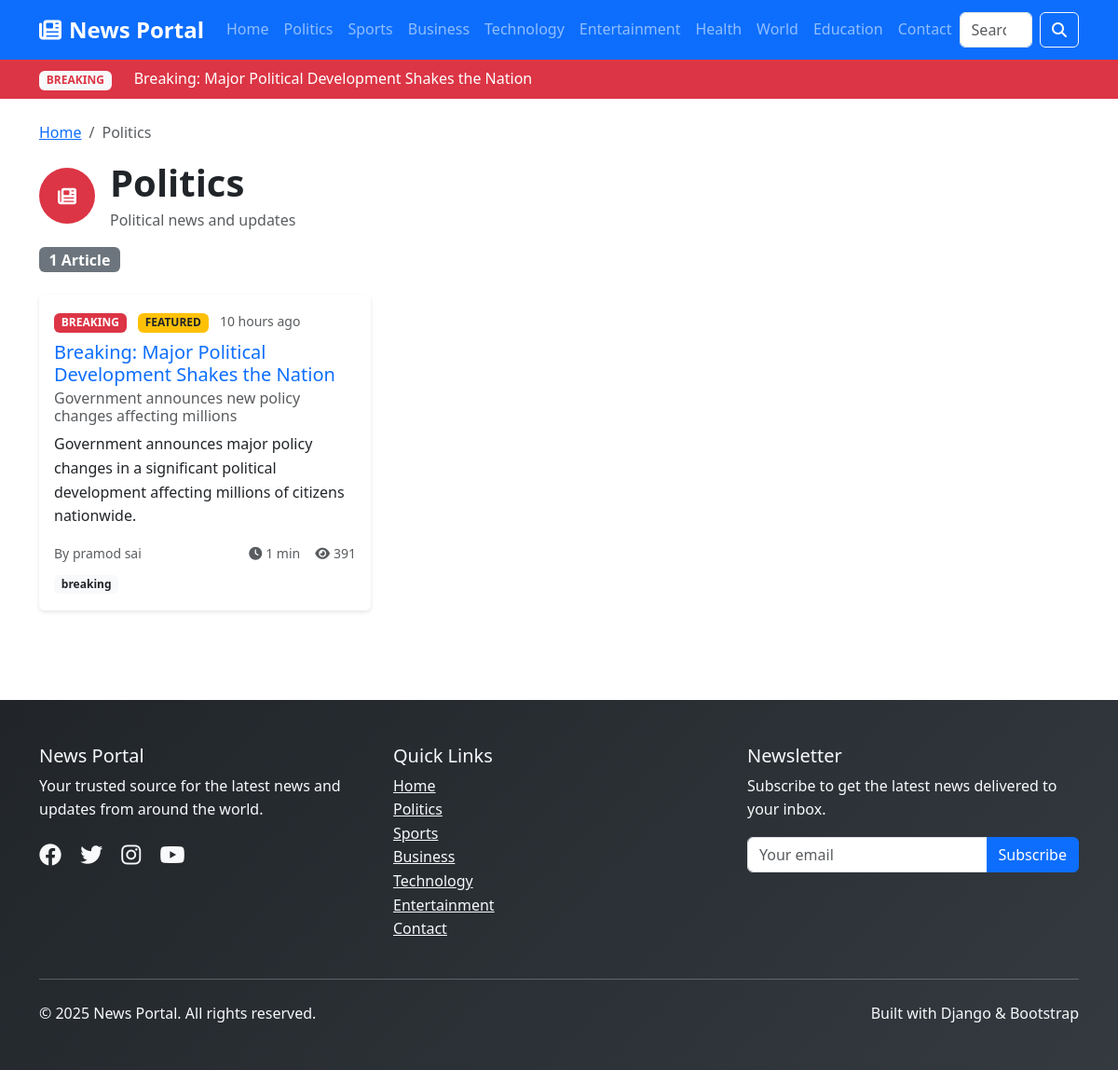
Page /category/politics/ on the committed database.
### news/models.py (models this page shows, shortened)
class Category(models.Model):
    name = models.CharField(max_length=100, unique=True)
    slug = models.SlugField(max_length=100, unique=True, blank=True)
    description = models.TextField(blank=True)
    color = models.CharField(max_length=7, default='#007bff', help_text='Hex color code')
    is_active = models.BooleanField(default=True)
    created_at = models.DateTimeField(auto_now_add=True)
    updated_at = models.DateTimeField(auto_now=True)
    class Meta:
        verbose_name_plural = "Categories"
        ordering = ['name']
    def get_absolute_url(self):
        return reverse('news:category_detail', kwargs={'slug': self.slug})

class Article(models.Model):
    STATUS_CHOICES = [
        ('draft', 'Draft'),
        ('published', 'Published'),
        ('archived', 'Archived'),
    ]
    title = models.CharField(max_length=200)
    slug = models.SlugField(max_length=200, unique=True, blank=True)
    subtitle = models.CharField(max_length=300, blank=True, help_text='Optional subtitle')
    content = RichTextUploadingField()
    excerpt = models.TextField(max_length=500, blank=True, help_text='Brief summary of the article')
    author = models.ForeignKey(Author, on_delete=models.CASCADE, related_name='articles')
    category = models.ForeignKey(Category, on_delete=models.CASCADE, related_name='articles')
    tags = TaggableManager(blank=True)
    featured_image = models.ImageField(upload_to=get_upload_path, blank=True, null=True)
    featured_image_alt = models.CharField(max_length=200, blank=True, help_text='Alt text for featured image')
    featured_image_thumbnail = models.ImageField(upload_to='thumbnails/', blank=True, null=True, editable=False)
    status = models.CharField(max_length=10, choices=STATUS_CHOICES, default='draft')
    is_featured = models.BooleanField(default=False, help_text='Show on homepage as featured')
    is_breaking = models.BooleanField(default=False, help_text='Mark as breaking news')
    meta_description = models.CharField(max_length=160, blank=True, help_text='SEO meta description')
    meta_keywords = models.CharField(max_length=200, blank=True, help_text='SEO keywords, comma separated')
    created_at = models.DateTimeField(auto_now_add=True)
    updated_at = models.DateTimeField(auto_now=True)
    published_at = models.DateTimeField(blank=True, null=True)
    views_count = models.PositiveIntegerField(default=0)
    class Meta:
        ordering = ['-published_at', '-created_at']
        indexes = [
            models.Index(fields=['status', 'published_at']),
            models.Index(fields=['category', 'status']),
            models.Index(fields=['is_featured', 'status']),
        ]
    def get_absolute_url(self):
        return reverse('news:article_detail', kwargs={'slug': self.slug})
    def get_reading_time(self):
        word_count = len(self.content.split())
        reading_time = word_count / 200  # Average reading speed
        return max(1, round(reading_time))

class Author(models.Model):
    user = models.OneToOneField(User, on_delete=models.CASCADE)
    bio = models.TextField(max_length=500, blank=True)
    profile_image = models.ImageField(upload_to=get_upload_path, blank=True, null=True)
    social_twitter = models.URLField(blank=True)
    social_facebook = models.URLField(blank=True)
    social_linkedin = models.URLField(blank=True)
    is_active = models.BooleanField(default=True)
    created_at = models.DateTimeField(auto_now_add=True)
    def get_full_name(self):
        return f"{self.user.first_name} {self.user.last_name}".strip() or self.user.username

### news/views.py (the view)
# urls.py: path('category/<slug:slug>/', views.CategoryDetailView.as_view(), name='category_detail'),
class CategoryDetailView(ListView):
    model = Article
    template_name = 'news/category_detail.html'
    context_object_name = 'articles'
    paginate_by = 12
    def get_queryset(self):
        self.category = get_object_or_404(Category, slug=self.kwargs['slug'])
        return Article.objects.filter(
            category=self.category,
            status='published',
            published_at__lte=timezone.now()
        ).select_related('author__user', 'category')
    def get_context_data(self, **kwargs):
        context = super().get_context_data(**kwargs)
        context['category'] = self.category
        return context

### news/context_processors.py (called while the page is built)
def global_context(request):
    cache_key = 'global_context_data'
    cached_data = cache.get(cache_key)
    if cached_data:
        return cached_data
    categories = Category.objects.filter(
        is_active=True
    ).annotate(
        article_count=Count('articles', filter=Q(articles__status='published'))
    )[:8]  # Limit to 8 categories for navigation
    breaking_news = Article.objects.filter(
        status='published',
        is_breaking=True
    ).select_related('category')[:5]
    context_data = {
        'categories': categories,
        'breaking_news': breaking_news,
    }
    cache.set(cache_key, context_data, 60 * 15)
    return context_data

### templates/news/category_detail.html (shortened to what this page needs)
{% extends 'base.html' %}
{% load static %}
{% load humanize %}
{% block content %}
<div class="container">
    <div class="row mb-4">
        <div class="col-12">
            <nav aria-label="breadcrumb">
                <ol class="breadcrumb">
                    <li class="breadcrumb-item"><a href="{% url 'news:home' %}">Home</a></li>
                    <li class="breadcrumb-item active" aria-current="page">{{ category.name }}</li>
                </ol>
            </nav>
            <div class="d-flex align-items-center mb-3">
                <div class="category-icon me-3" style="background-color: {{ category.color }}; width: 60px; height: 60px; border-radius: 50%; display: flex; align-items: center; justify-content: center;">
                    <i class="fas fa-newspaper text-white fa-lg"></i>
                </div>
                <div>
                    <h1 class="display-6 fw-bold mb-1">{{ category.name }}</h1>
                    {% if category.description %}
                    <p class="text-muted mb-0">{{ category.description }}</p>
                    {% endif %}
                </div>
            </div>
            <div class="row">
                <div class="col-auto">
                    <span class="badge bg-secondary fs-6">
                        {{ articles|length }} Article{{ articles|length|pluralize }}
                    </span>
                </div>
            </div>
        </div>
    </div>
    <div class="row">
        {% for article in articles %}
        <div class="col-lg-4 col-md-6 mb-4">
            <div class="card news-card h-100">
                <div class="card-body d-flex flex-column">
                    <div class="mb-2">
                        {% if article.is_breaking %}
                        <span class="badge bg-danger me-2">BREAKING</span>
                        {% endif %}
                        {% if article.is_featured %}
                        <span class="badge bg-warning text-dark me-2">FEATURED</span>
                        {% endif %}
                        <small class="text-muted">
                            {{ article.published_at|naturaltime }}
                        </small>
                    </div>
                    <h5 class="card-title">
                        <a href="{{ article.get_absolute_url }}" class="text-decoration-none">
                            {{ article.title }}
                        </a>
                    </h5>
                    {% if article.subtitle %}
                    <h6 class="card-subtitle mb-2 text-muted">{{ article.subtitle|truncatewords:10 }}</h6>
                    {% endif %}
                    <p class="card-text flex-grow-1">{{ article.excerpt|truncatewords:20 }}</p>
                    <div class="mt-auto">
                        <div class="d-flex justify-content-between align-items-center">
                            <small class="text-muted">
                                By {{ article.author.get_full_name }}
                            </small>
                            <div class="d-flex align-items-center">
                                <small class="text-muted me-3">
                                    <i class="fas fa-clock me-1"></i>{{ article.get_reading_time }} min
                                </small>
                                <small class="text-muted">
                                    <i class="fas fa-eye me-1"></i>{{ article.views_count }}
                                </small>
                            </div>
                        </div>
                        {% if article.tags.all %}
                        <div class="mt-2">
                            {% for tag in article.tags.all|slice:":3" %}
                            <a href="{% url 'news:tag_detail' tag.slug %}"
                               class="badge bg-light text-dark text-decoration-none me-1">
                                {{ tag.name }}
                            </a>
                            {% endfor %}
                        </div>
                        {% endif %}
                    </div>
                </div>
            </div>
        </div>
        {% endfor %}
    </div>
</div>
{% endblock %}

### templates/base.html (shortened to what this page needs)
<!DOCTYPE html>
<html lang="en">
<head>
    <link href="https://cdn.jsdelivr.net/npm/bootstrap@5.3.0/dist/css/bootstrap.min.css" rel="stylesheet">
    <link rel="stylesheet" href="https://cdnjs.cloudflare.com/ajax/libs/font-awesome/6.4.0/css/all.min.css">
    {% load static %}
    <link rel="stylesheet" href="{% static 'css/style.css' %}">
</head>
<body>
    <nav class="navbar navbar-expand-lg navbar-dark bg-primary sticky-top">
        <div class="container">
            <a class="navbar-brand fw-bold" href="{% url 'news:home' %}">
                <i class="fas fa-newspaper me-2"></i>News Portal
            </a>
            <div class="collapse navbar-collapse" id="navbarNav">
                <ul class="navbar-nav me-auto">
                    <li class="nav-item">
                        <a class="nav-link" href="{% url 'news:home' %}">Home</a>
                    </li>
                    {% for category in categories %}
                    <li class="nav-item">
                        <a class="nav-link" href="{{ category.get_absolute_url }}">{{ category.name }}</a>
                    </li>
                    {% endfor %}
                    <li class="nav-item">
                        <a class="nav-link" href="{% url 'news:contact' %}">Contact</a>
                    </li>
                </ul>
                <form class="d-flex" method="GET" action="{% url 'news:search' %}">
                    <input class="form-control me-2" type="search" name="q" placeholder="Search news..."
                           value="{{ request.GET.q }}">
                    <button class="btn btn-outline-light" type="submit">
                        <i class="fas fa-search"></i>
                    </button>
                </form>
            </div>
        </div>
    </nav>
    {% if breaking_news %}
    <div class="bg-danger text-white py-2">
        <div class="container">
            <div class="row align-items-center">
                <div class="col-auto">
                    <span class="badge bg-light text-danger fw-bold">BREAKING</span>
                </div>
                <div class="col">
                    <div class="breaking-news-ticker">
                        {% for article in breaking_news %}
                            <span class="breaking-item">{{ article.title }}</span>
                        {% endfor %}
                    </div>
                </div>
            </div>
        </div>
    </div>
    {% endif %}
    <main class="py-4">
        {% block content %}{% endblock %}
    </main>
    <footer class="bg-dark text-light py-5 mt-5">
        <div class="container">
            <div class="row">
                <div class="col-md-4">
                    <h5>News Portal</h5>
                    <p>Your trusted source for the latest news and updates from around the world.</p>
                    <div class="social-links">
                        <a href="#" class="text-light me-3"><i class="fab fa-facebook"></i></a>
                        <a href="#" class="text-light me-3"><i class="fab fa-twitter"></i></a>
                        <a href="#" class="text-light me-3"><i class="fab fa-instagram"></i></a>
                        <a href="#" class="text-light"><i class="fab fa-youtube"></i></a>
                    </div>
                </div>
                <div class="col-md-4">
                    <h5>Quick Links</h5>
                    <ul class="list-unstyled">
                        <li><a href="{% url 'news:home' %}" class="text-light">Home</a></li>
                        {% for category in categories|slice:":5" %}
                        <li><a href="{{ category.get_absolute_url }}" class="text-light">{{ category.name }}</a></li>
                        {% endfor %}
                        <li><a href="{% url 'news:contact' %}" class="text-light">Contact</a></li>
                    </ul>
                </div>
                <div class="col-md-4">
                    <h5>Newsletter</h5>
                    <p>Subscribe to get the latest news delivered to your inbox.</p>
                    <form id="newsletter-form">
                        <div class="input-group">
                            <input type="email" class="form-control" placeholder="Your email" required>
                            <button class="btn btn-primary" type="submit">Subscribe</button>
                        </div>
                    </form>
                </div>
            </div>
            <hr class="my-4">
            <div class="row align-items-center">
                <div class="col-md-6">
                    <p class="mb-0">&copy; 2025 News Portal. All rights reserved.</p>
                </div>
                <div class="col-md-6 text-md-end">
                    <p class="mb-0">Built with Django & Bootstrap</p>
                </div>
            </div>
        </div>
    </footer>
</body>
</html>

### static/css/style.css (style rules this page uses)
:root { --primary-color: #0d6efd; --secondary-color: #6c757d; --success-color: #198754; --danger-color: #dc3545; --warning-color: #ffc107; --info-color: #0dcaf0; --light-color: #f8f9fa; --dark-color: #212529; }
body { font-family: 'Segoe UI', Tahoma, Geneva, Verdana, sans-serif; line-height: 1.6; }
.navbar-brand { font-size: 1.5rem; }
.breaking-news-ticker { overflow: hidden; white-space: nowrap; }
.breaking-item { display: inline-block; padding-right: 50px; animation: scroll-left 30s linear infinite; }
.news-card { border: none; box-shadow: 0 2px 4px rgba(0, 0, 0, 0.1); transition: transform 0.3s ease, box-shadow 0.3s ease; }
footer { background: linear-gradient(135deg, var(--dark-color) 0%, #343a40 100%); }
.social-links a { font-size: 1.5rem; transition: color 0.3s ease; }

### rows in the picture
Category: name "Politics", description "Political news and updates"
Category: name "Sports"
Category: name "Business"
Category: name "Technology"
Category: name "Entertainment"
Category: name "Health"
Category: name "World"
Category: name "Education"
Article: title "Breaking: Major Political Development Shakes the Nation", is_breaking "BREAKING", is_featured "FEATURED", published_at "10 hours ago", subtitle "Government announces new policy changes affecting millions", excerpt "Government announces major policy changes in a significant political development affecting millions of citizens nationwide.", author.get_full_name "pramod sai", get_reading_time "1", views_count "391"
Tag: name "breaking"

### other values in the picture
{{ articles|length }} "1"
